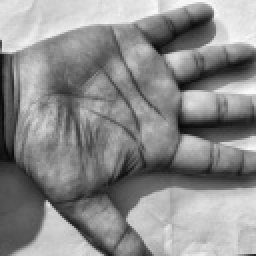
#> input picture preprocessed_dataset/person_1/p1_palm.jpeg, 128 x 128 px, found by its file name (shown 2 times larger)
$ python pre_pro.py
#> lines starting #> are read from the running program, lines starting #| are printed output that depends on the picture; after the words box and inside, x2 and y2 are one past the last pixel; in counts of white or black regions, pixels touching at a corner belong together
# [85 lines of commented-out code are left out]


import cv2
import numpy as np
import matplotlib.pyplot as plt


# [100 lines left out: function preprocess_palm_image, not called in this run]


img = cv2.imread("./dataset/person_1/p1_palm.jpeg")
#> img is the input picture: shape (128, 128, 3); min 6, max 251, mean 139.6

# [12 lines of commented-out code are left out]


"""
Palm Image Preprocessing Pipeline for CNN Training
===================================================
A comprehensive preprocessing pipeline that transforms raw palm images
into normalized, enhanced, and standardized format for deep learning models.

Pipeline Steps:
1. Image Acquisition and Quality Adjustment
2. ROI (Region of Interest) Extraction
3. Enhancement (CLAHE)
4. Normalization and Resizing
5. Data Augmentation (optional, for training)
"""

import cv2
import numpy as np
from PIL import Image
import matplotlib.pyplot as plt
from typing import Tuple, Optional


class PalmPreprocessor:
    """
    Complete preprocessing pipeline for palm recognition images.
    Follows industry best practices for biometric image processing.
    """

    def __init__(self, target_size: Tuple[int, int] = (128, 128)):
        """
        Initialize the preprocessor.

        Args:
            target_size: Output image dimensions (height, width)
        """
        self.target_size = target_size

    def preprocess(self, image: np.ndarray, visualize: bool = False) -> Optional[np.ndarray]:
        """
        Complete preprocessing pipeline for a single palm image.

        Args:
            image: Input image (BGR format from cv2 or RGB from PIL)
            visualize: If True, displays intermediate steps

        Returns:
            Preprocessed image ready for CNN (normalized, grayscale, resized)
            Returns None if preprocessing fails (no hand detected)
        """
#> called with visualize = True
        steps = {}

        # Ensure image is in BGR format (OpenCV standard)
        if len(image.shape) == 2:
            # Already grayscale
            image = cv2.cvtColor(image, cv2.COLOR_GRAY2BGR)
        elif image.shape[2] == 4:
            # RGBA to BGR
            image = cv2.cvtColor(image, cv2.COLOR_RGBA2BGR)

        steps['1_original'] = image.copy()

        # ====== STEP 1: Image Acquisition and Quality Adjustment ======

        # 1.1 Initial Cleaning - Remove noise using Gaussian Blur
        denoised = cv2.GaussianBlur(image, (5, 5), 0)
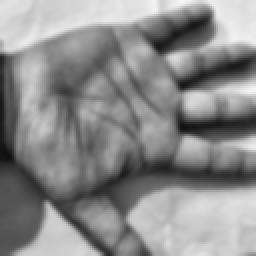
#> denoised: shape (128, 128, 3) (shown 2 times larger); min 16, max 245, mean 139.6
        steps['2_denoised'] = denoised.copy()

        # 1.2 Grayscale Conversion (for final output, but use color for ROI detection)
        gray = cv2.cvtColor(denoised, cv2.COLOR_BGR2GRAY)
        steps['3_grayscale'] = gray.copy()

        # ====== STEP 2: ROI (Region of Interest) Extraction ======

        # 2.1 Segmentation using skin color detection (more robust than simple thresholding)
        roi_mask = self._extract_hand_mask(denoised)
        steps['4_hand_mask'] = roi_mask.copy()

        if roi_mask is None:
            print("❌ No hand detected in image")
            return None

        # 2.2 Morphological Operations to clean the mask
        cleaned_mask = self._clean_mask(roi_mask)
        steps['5_cleaned_mask'] = cleaned_mask.copy()

        # 2.3 Boundary Tracking - Find largest contour (hand)
        contours, _ = cv2.findContours(
            cleaned_mask, cv2.RETR_EXTERNAL, cv2.CHAIN_APPROX_SIMPLE
        )

        if len(contours) == 0:
            print("❌ No contours found")
            return None

        # Find largest contour (should be the hand)
        largest_contour = max(contours, key=cv2.contourArea)

        # 2.4 Extract ROI - Get bounding box of the palm
        x, y, w, h = cv2.boundingRect(largest_contour)

        # Add small padding to ensure we capture the entire palm
        padding = 10
        x = max(0, x - padding)
        y = max(0, y - padding)
        w = min(image.shape[1] - x, w + 2 * padding)
        h = min(image.shape[0] - y, h + 2 * padding)

        # Crop the palm region from grayscale image
        palm_roi = gray[y:y+h, x:x+w]
        steps['6_roi_extracted'] = palm_roi.copy()

        # ====== STEP 3: Enhancement ======

        # 3.1 Apply CLAHE (Contrast Limited Adaptive Histogram Equalization)
        # This enhances the visibility of palm lines, ridges, and texture
        clahe = cv2.createCLAHE(clipLimit=2.0, tileGridSize=(8, 8))
        enhanced = clahe.apply(palm_roi)
        steps['7_enhanced_clahe'] = enhanced.copy()

        # ====== STEP 4: Normalization and Resizing ======

        # 4.1 Resize to target dimensions
        resized = cv2.resize(enhanced, self.target_size, interpolation=cv2.INTER_AREA)
        steps['8_resized'] = resized.copy()

        # 4.2 Pixel Normalization - Scale to [0, 1]
        normalized = resized.astype(np.float32) / 255.0
        steps['9_normalized'] = normalized.copy()

        # Reshape for CNN input (add channel dimension)
        preprocessed = normalized.reshape(self.target_size[0], self.target_size[1], 1)

        if visualize:
            self._visualize_steps(steps)

        return preprocessed

    def _extract_hand_mask(self, image: np.ndarray) -> Optional[np.ndarray]:
        """
        Extract hand region using skin color detection in HSV space.
        More robust than simple grayscale thresholding.
        """
        # Convert to HSV color space
        hsv = cv2.cvtColor(image, cv2.COLOR_BGR2HSV)
#> hsv: shape (128, 128, 3); mean H, S, V 0, 0, 139.6

        # Define skin color range (works for various skin tones)
        lower_skin = np.array([0, 20, 70], dtype=np.uint8)
        upper_skin = np.array([20, 255, 255], dtype=np.uint8)

        # Create binary mask
        mask = cv2.inRange(hsv, lower_skin, upper_skin)
#> mask: shape (128, 128); every value is 0
#> in preprocess, `contours, _ = cv2.findContours( cleaned_mask, cv2.RETR_EXTERNAL, cv2.C..`: contours = []

        return mask

    def _clean_mask(self, mask: np.ndarray) -> np.ndarray:
        """
        Apply morphological operations to clean the binary mask.
        Removes small noise and fills holes.
        """
        # Create morphological kernel
        kernel = cv2.getStructuringElement(cv2.MORPH_ELLIPSE, (11, 11))

        # Opening: removes small noise
        cleaned = cv2.morphologyEx(mask, cv2.MORPH_OPEN, kernel, iterations=2)

        # Closing: fills small holes
        cleaned = cv2.morphologyEx(cleaned, cv2.MORPH_CLOSE, kernel, iterations=2)

        return cleaned

    # [24 lines left out: function _visualize_steps, not called in this run]


# ====== STEP 5: Data Augmentation (For Training) ======

def create_augmentation_pipeline():
    """
    Create data augmentation pipeline using Keras ImageDataGenerator.
    This helps prevent overfitting on small datasets.

    Returns:
        ImageDataGenerator configured with appropriate augmentations
    """
    from tensorflow.keras.preprocessing.image import ImageDataGenerator

    datagen = ImageDataGenerator(
        rotation_range=15,           # Random rotation ±15 degrees
        width_shift_range=0.1,       # Random horizontal shift
        height_shift_range=0.1,      # Random vertical shift
        shear_range=0.1,             # Shear transformation
        zoom_range=0.1,              # Random zoom
        horizontal_flip=True,        # Horizontal flip
        brightness_range=[0.8, 1.2], # Random brightness adjustment
        fill_mode='nearest'          # Fill strategy for transformations
    )

    return datagen


def preprocess_dataset(input_dir: str, output_dir: str, target_size: Tuple[int, int] = (128, 128)):
    """
    Preprocess an entire dataset of palm images.

    Args:
        input_dir: Directory containing raw palm images (organized by class)
        output_dir: Directory to save preprocessed images
        target_size: Target image dimensions
    """
#> called with input_dir = 'dataset', output_dir = 'preprocessed_dataset', target_size = (128, 128)
    import os
    from pathlib import Path

    preprocessor = PalmPreprocessor(target_size=target_size)

    # Create output directory
    Path(output_dir).mkdir(parents=True, exist_ok=True)

    # Statistics
    processed_count = 0
    failed_count = 0

    # Process each class directory
    for class_name in os.listdir(input_dir):
        class_path = os.path.join(input_dir, class_name)

        if not os.path.isdir(class_path):
            continue

        # Create output class directory
        output_class_path = os.path.join(output_dir, class_name)
        Path(output_class_path).mkdir(parents=True, exist_ok=True)

        print(f"\n📁 Processing class: {class_name}")

        # Process each image in the class
        for img_file in os.listdir(class_path):
            if not img_file.lower().endswith(('.png', '.jpg', '.jpeg')):
                continue

            img_path = os.path.join(class_path, img_file)

            try:
                # Read image
                img = cv2.imread(img_path)
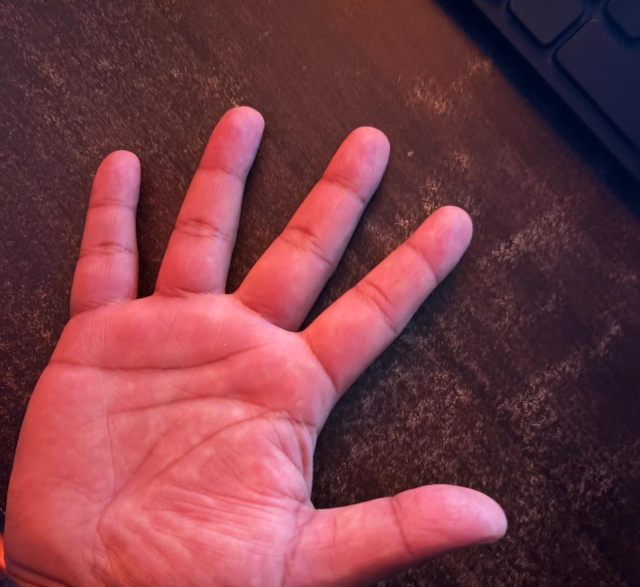
#> input picture dataset/person_1/p1_palm12.jpeg, 1280 x 1173 px (shown at 1/2 size)
#> img is the input picture: shape (1173, 1280, 3); mean B, G, R 69.7, 60, 120.3

                if img is None:
                    print(f"   ⚠️  Failed to read: {img_file}")
                    failed_count += 1
                    continue

                # Preprocess
                preprocessed = preprocessor.preprocess(img, visualize=False)
#> call 2 of preprocess, with visualize = False
#> in preprocess (call 2), `gray = cv2.cvtColor(denoised, cv2.COLOR_BGR2GRAY)`:
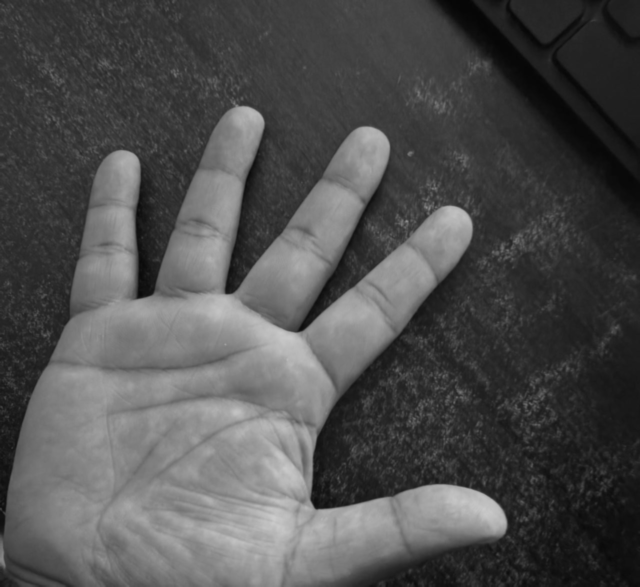
#> gray: shape (1173, 1280) (shown at 1/2 size); min 5, max 205, mean 79.2
#> in _extract_hand_mask (call 2), `hsv = cv2.cvtColor(image, cv2.COLOR_BGR2HSV)`: hsv: shape (1173, 1280, 3); mean H, S, V 135.1, 129.7, 122.4
#> in _extract_hand_mask (call 2), `mask = cv2.inRange(hsv, lower_skin, upper_skin)`:
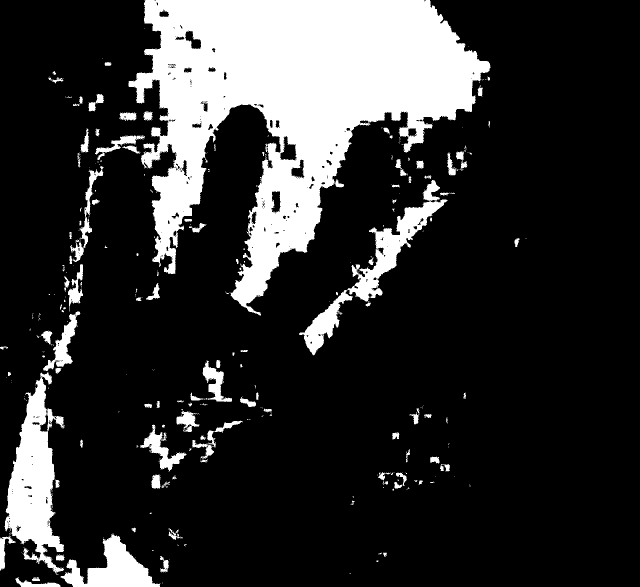
#> mask: shape (1173, 1280) (shown at 1/2 size); 18.9% white; 389 white regions (281 under 20 px), largest, box (x1, y1, x2, y2) and area: (257, 0, 981, 631) 209843, (9, 745, 129, 1149) 23323, (598, 399, 895, 711) 14262
#> in _clean_mask (call 2), `cleaned = cv2.morphologyEx(mask, cv2.MORPH_OPEN, kernel, iterations=2)`: cleaned: shape (1173, 1280); 15.3% white; 15 white regions, largest, box (x1, y1, x2, y2) and area: (269, 0, 980, 476) 169473, (465, 316, 641, 609) 22632, (15, 843, 119, 1094) 16949
#> in _clean_mask (call 2), `cleaned = cv2.morphologyEx(cleaned, cv2.MORPH_CLOSE, kernel, iteration..`:
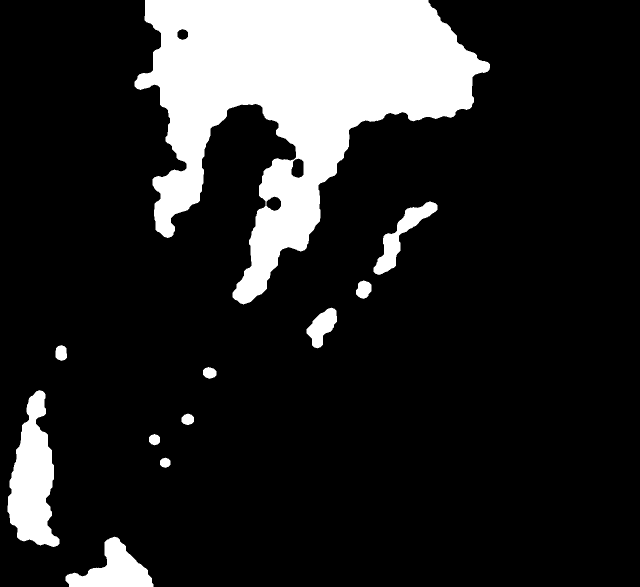
#> cleaned: shape (1173, 1280) (shown at 1/2 size); 15.7% white; 11 white regions
#> in preprocess (call 2), `contours, _ = cv2.findContours( cleaned_mask, cv2.RETR_EXTERNAL, cv2.C..`: contours = 11 contours; largest, box (x1, y1, x2, y2) and area: (269, 0, 980, 609) 197439, (15, 780, 119, 1094) 18792, (131, 1073, 307, 1173) 8348, (747, 403, 875, 550) 4940, (613, 615, 674, 697) 2610
#> in preprocess (call 2), `largest_contour = max(contours, key=cv2.contourArea)`: largest_contour = contour of 797 points, box (x1, y1, x2, y2) (269, 0, 980, 609), area 197439
#> in preprocess (call 2), `x, y, w, h = cv2.boundingRect(largest_contour)`: x = 269; y = 0; w = 711; h = 609
#> in preprocess (call 2), `x = max(0, x - padding)`: x = 259
#> in preprocess (call 2), `w = min(image.shape[1] - x, w + 2 * padding)`: w = 731
#> in preprocess (call 2), `h = min(image.shape[0] - y, h + 2 * padding)`: h = 629
#> in preprocess (call 2), `enhanced = clahe.apply(palm_roi)`:
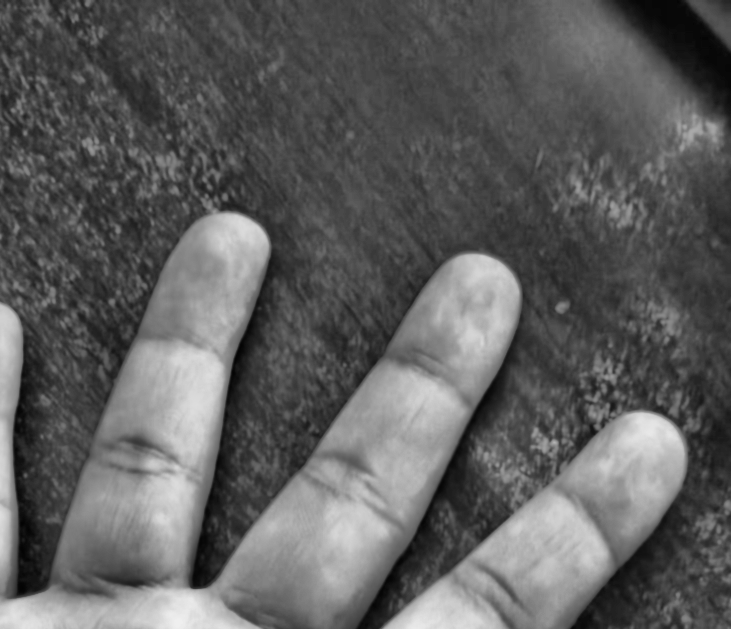
#> enhanced: shape (629, 731); min 3, max 239, mean 94.4
#> in preprocess (call 2), `resized = cv2.resize(enhanced, self.target_size, interpolation=cv2.INT..`:
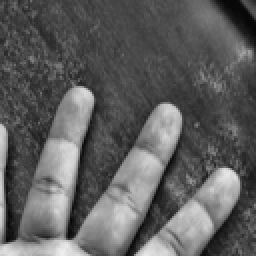
#> resized: shape (128, 128) (shown 2 times larger); min 7, max 239, mean 94.4

                if preprocessed is None:
                    print(f"   ⚠️  No hand detected: {img_file}")
                    failed_count += 1
                    continue

                # Save preprocessed image
                output_path = os.path.join(output_class_path, img_file)

                # Convert back to uint8 for saving
                img_to_save = (preprocessed[:, :, 0] * 255).astype(np.uint8)
                cv2.imwrite(output_path, img_to_save)

                processed_count += 1

            except Exception as e:
                print(f"   ❌ Error processing {img_file}: {str(e)}")
                failed_count += 1

        print(f"   ✅ Processed {processed_count} images")

    print(f"\n{'='*50}")
    print(f"✅ Successfully processed: {processed_count} images")
    print(f"❌ Failed: {failed_count} images")
    print(f"📊 Success rate: {processed_count / (processed_count + failed_count) * 100:.2f}%")


# ====== Example Usage ======

if __name__ == "__main__":

    # Example 1: Preprocess a single image with visualization
    print("=" * 60)
    print("Example 1: Single Image Preprocessing with Visualization")
    print("=" * 60)

    # Load a sample image
    sample_image_path = "./dataset/person_1/p1_palm.jpeg"  # Replace with your image path

    import os
    if os.path.exists(sample_image_path):
        img = cv2.imread(sample_image_path)

        preprocessor = PalmPreprocessor(target_size=(128, 128))
        preprocessed = preprocessor.preprocess(img, visualize=True)

        if preprocessed is not None:
            print(f"✅ Preprocessing successful!")
            print(f"   Output shape: {preprocessed.shape}")
            print(f"   Value range: [{preprocessed.min():.3f}, {preprocessed.max():.3f}]")
    else:
        print(f"⚠️  Sample image not found: {sample_image_path}")

    # Example 2: Preprocess entire dataset
    print("\n" + "=" * 60)
    print("Example 2: Batch Dataset Preprocessing")
    print("=" * 60)

    input_directory = "dataset"      # Replace with your input directory
    output_directory = "preprocessed_dataset" # Replace with your output directory

    if os.path.exists(input_directory):
        preprocess_dataset(
            input_dir=input_directory,
            output_dir=output_directory,
            target_size=(128, 128)
        )
    else:
        print(f"⚠️  Input directory not found: {input_directory}")
        print("   Please create the directory structure:")
        print("   raw_palm_dataset/")
        print("   ├── person1/")
        print("   │   ├── image1.jpg")
        print("   │   └── image2.jpg")
        print("   └── person2/")
        print("       ├── image1.jpg")
        print("       └── image2.jpg")

    # Example 3: Create augmentation pipeline
    print("\n" + "=" * 60)
    print("Example 3: Data Augmentation Pipeline")
    print("=" * 60)

    try:
#> (the run stopped early here; a loop or call above may not have finished)
